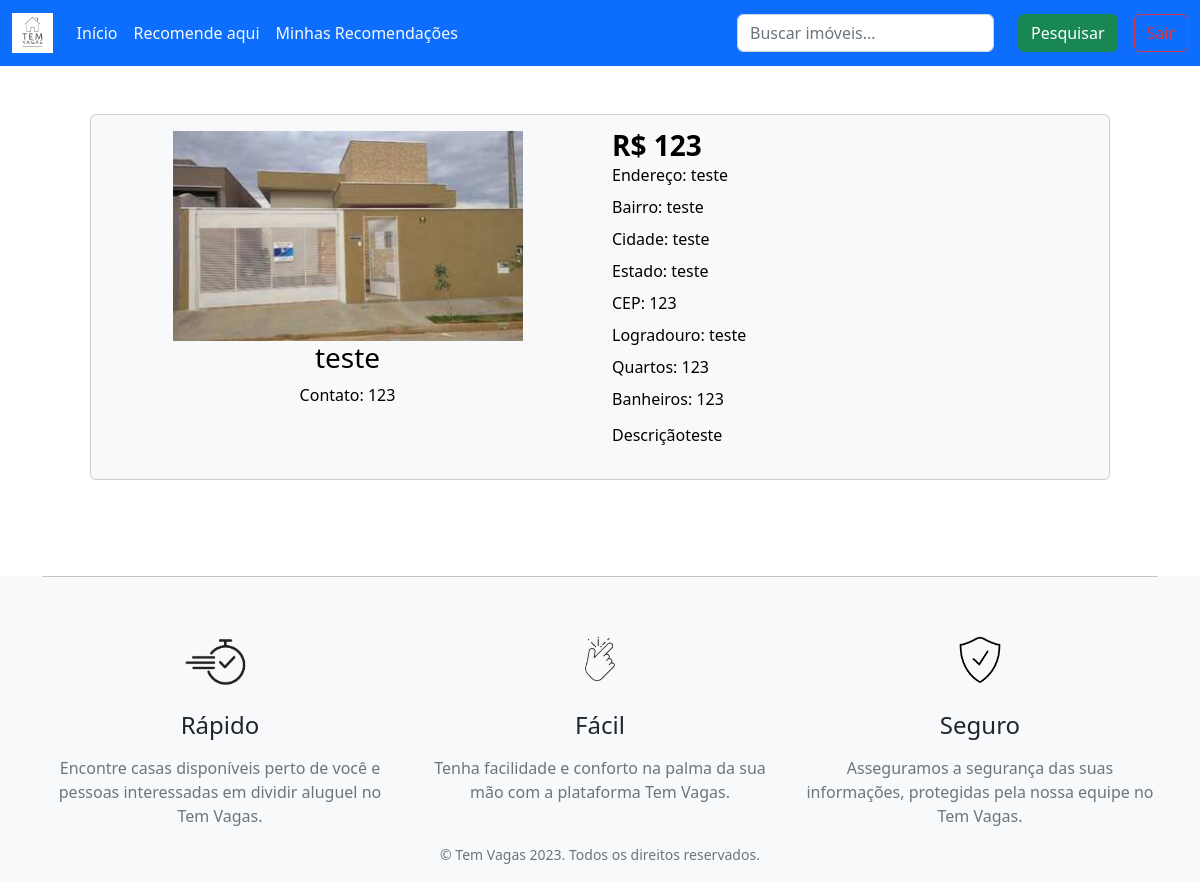
Page /recommendation-detail/9/ (signed in) on the committed database.
### posts_app/models.py (models this page shows, shortened)
class recomendacoes(models.Model):
    nome = models.CharField(max_length=100)
    telefone = models.IntegerField()
    tipo_imovel = models.CharField(max_length=100)
    endereco = models.CharField(max_length=255)
    logradouro = models.CharField(max_length=255)
    numero = models.IntegerField()
    bairro = models.CharField(max_length=255)
    cidade = models.CharField(max_length=255)
    estado = models.CharField(max_length=255)
    cep = models.IntegerField()
    valor_aluguel = models.IntegerField()
    quantidade_quartos = models.IntegerField()
    quantidade_banheiros = models.IntegerField()  # Use IntegerField for quantity fields
    descricao = models.TextField()  # "Descricao" should be lowercase "descricao"
    image = models.ImageField(upload_to='images/', blank=True, null=True)
    create_at = models.DateTimeField(auto_now_add=True)
    owner = models.ForeignKey('accounts.CustomUser', on_delete=models.CASCADE, null=True)
    class Meta:
        verbose_name = 'Imovel'
        verbose_name_plural = 'Imoveis'
        ordering = ['id']

### posts_app/views.py (the view)
# urls.py: path('recommendation-detail/<int:id>/', views.recommendation_detail, name='recommendation-detail'),
def recommendation_detail(request, id):
    template_name = 'recommendation-detail.html' # template
    post = recomendacoes.objects.get(id=id) # Metodo Get
    context = { # cria context para chamar no template
        'imovel': post
        }
    return render(request, template_name, context) # render

### posts_app/templates/recommendation-detail.html (shortened to what this page needs)
{% extends 'base.html' %}
{% block content %}
<div class="text-start">
    <div class="card h-100 text-bg-light">
        <div class="card-body">
            <div class="row">
                <div class="col-md-6">
                    <div class="text-center">
						<img src="{{imovel.image.url}}" width="350" alt="...">
					</div>
					<figcaption class="figcaption text-center"><h3>{{imovel.nome}}</h3></figcaption>
					<p class="text-center">Contato: {{imovel.telefone}}</p>
                </div>
                <div class="col-md-6">
                    <h3 class="lh-1 fw-bold">R$ {{imovel.valor_aluguel}}</h3>
					<p class="lh-1 ">Endereço: {{imovel.endereco}}</p>
					<p class="lh-1 ">Bairro: {{imovel.bairro}}</p>
					<p class="lh-1 ">Cidade: {{imovel.cidade}}</p>
					<p class="lh-1 ">Estado: {{imovel.estado}}</p>
					<p class="lh-1 ">CEP: {{imovel.cep}}</p>
					<p class="lh-1 ">Logradouro: {{imovel.logradouro}}</p>
                    <p class="lh-1">Quartos: {{imovel.quantidade_quartos}}</p>
                    <p class="lh-1">Banheiros: {{imovel.quantidade_banheiros}}</p>
                    <p class="overflow-y-auto">Descrição{{imovel.descricao}}</p>
                </div>
            </div>
        </div>
    </div>
</div>
{% endblock content %}

### rows in the picture
recomendacoes: image (picture), nome "teste", telefone "123", valor_aluguel "123", endereco "teste", bairro "teste", cidade "teste", estado "teste", cep "123", logradouro "teste", quantidade_quartos "123", quantidade_banheiros "123", descricao "teste"
